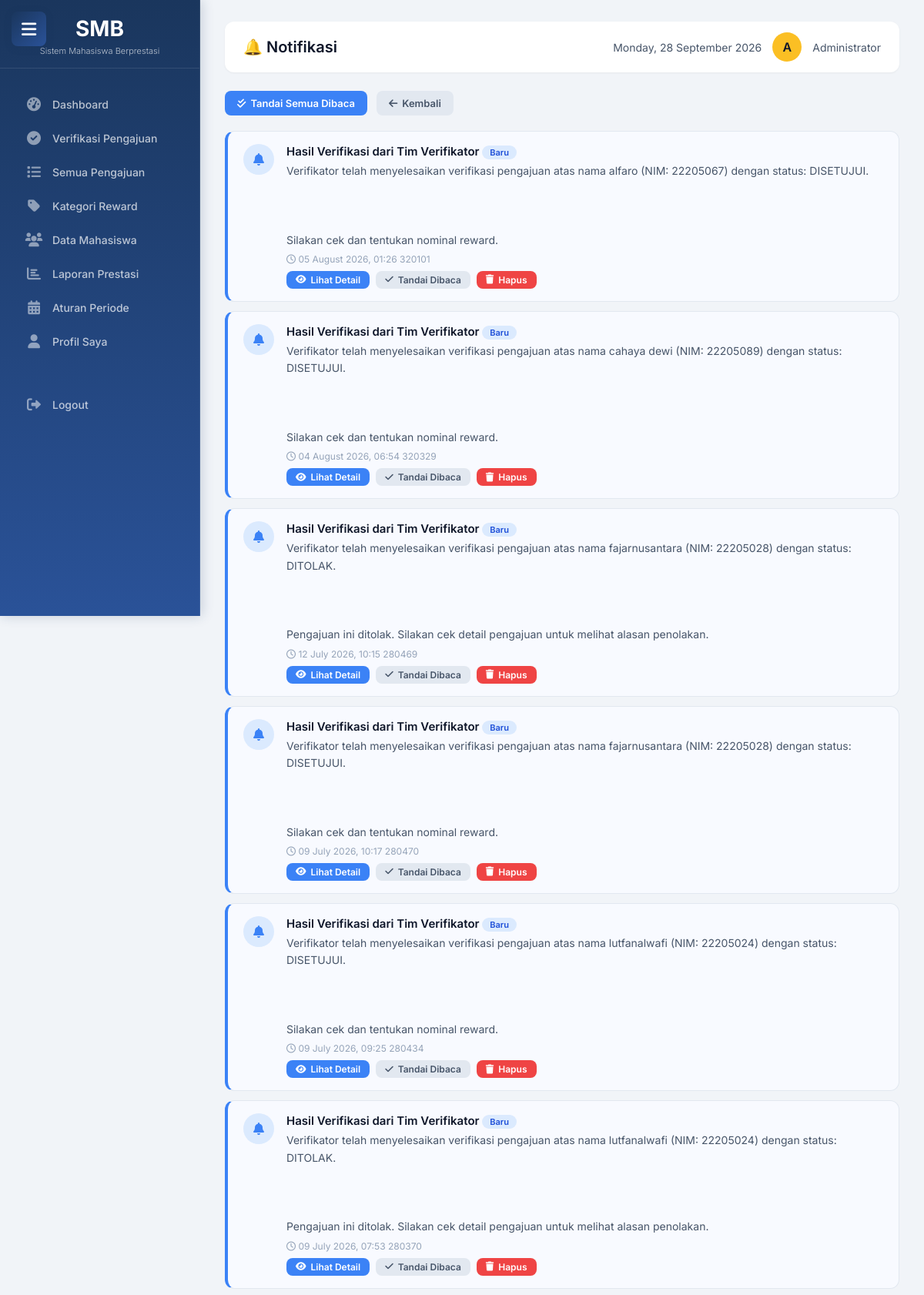
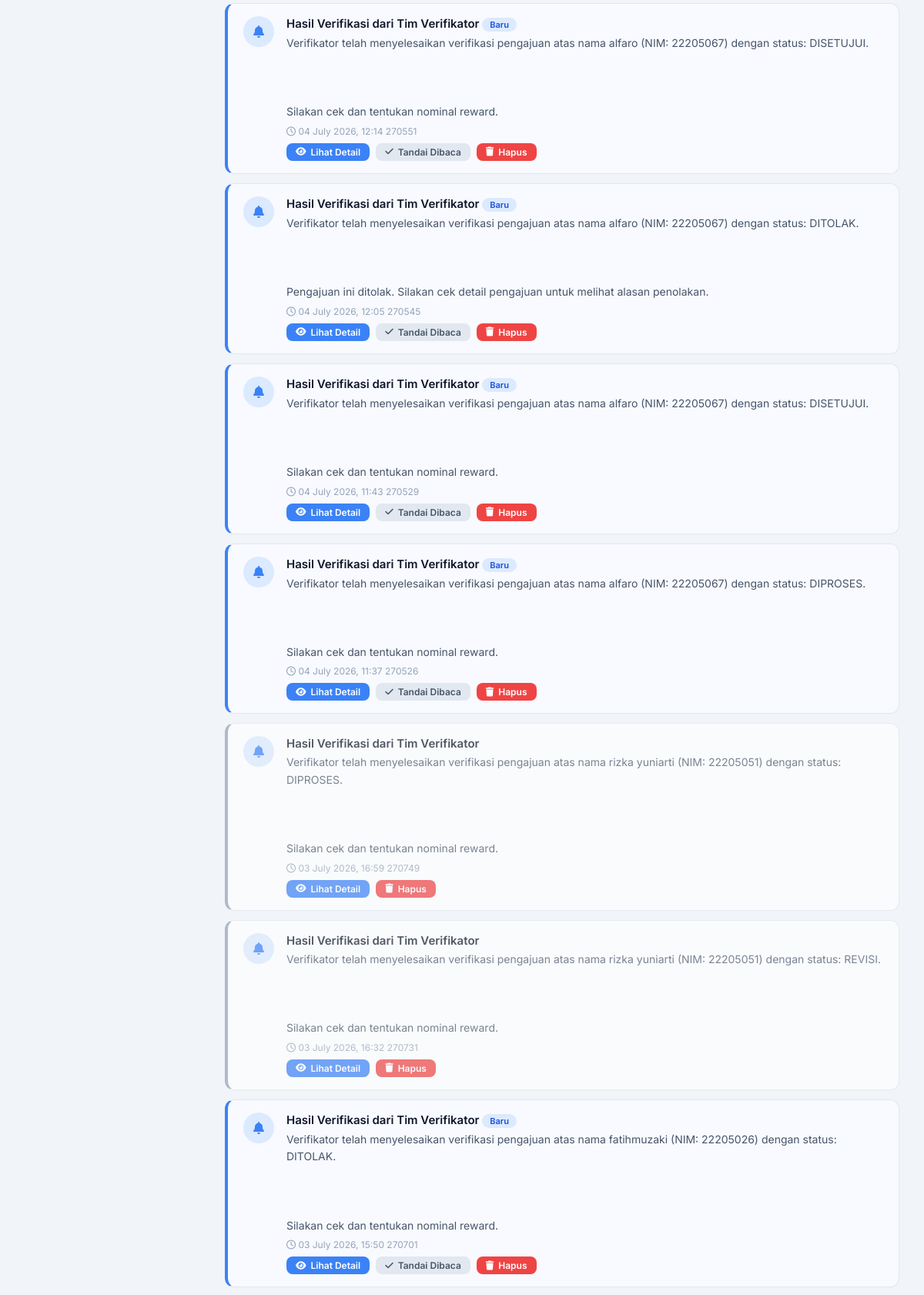
The page /admin/notifikasi.php (signed in, upper part) on the database its author committed (2 pictures, top to bottom).
### tables this page shows
CREATE TABLE `notifikasi` (
  `id` int NOT NULL,
  `user_id` int NOT NULL,
  `role` varchar(50) NOT NULL,
  `judul` varchar(255) NOT NULL,
  `pesan` text NOT NULL,
  `link` varchar(255) DEFAULT NULL,
  `is_read` tinyint DEFAULT '0',
  `created_at` timestamp NULL DEFAULT CURRENT_TIMESTAMP
);

### admin/notifikasi.php (the view, shortened to what this page needs)
<?php
require_once '../config/database.php';
$nama = $_SESSION['nama'] ?? 'Admin';
$query = "SELECT * FROM notifikasi WHERE role = 'admin' ORDER BY created_at DESC";
$result = mysqli_query($conn, $query);
$total_notif = mysqli_num_rows($result);
include 'includes/sidebar.php';
?>
<!DOCTYPE html>
<html lang="id">
<head>
    <link rel="stylesheet" href="https://cdnjs.cloudflare.com/ajax/libs/font-awesome/6.0.0-beta3/css/all.min.css">
</head>
<body>
<div class="main-content">
    <div class="header">
        <h1>🔔 Notifikasi</h1>
        <div class="user">
            <span><?php echo date('l, d F Y'); ?></span>
            <div class="avatar"><?php echo strtoupper(substr($nama, 0, 1)); ?></div>
            <span><?php echo htmlspecialchars($nama); ?></span>
        </div>
    </div>
    <div class="btn-group-top">
        <?php if ($total_notif > 0): ?>
            <a href="?mark_all_read=1" class="btn btn-primary">
                <i class="fas fa-check-double"></i> Tandai Semua Dibaca
            </a>
        <?php endif; ?>
        <a href="verifikasi.php" class="btn btn-secondary">
            <i class="fas fa-arrow-left"></i> Kembali
        </a>
    </div>
    <?php if ($total_notif == 0): ?>
        <div class="empty-state">
            <div class="icon"><i class="fas fa-bell-slash"></i></div>
            <h3>Belum Ada Notifikasi</h3>
            <p>Notifikasi dari Tim Verifikator akan muncul di sini.</p>
        </div>
    <?php else: ?>
        <div class="notif-list">
            <?php while ($notif = mysqli_fetch_assoc($result)): ?>
                <div class="notif-item <?php echo $notif['is_read'] ? 'read' : 'unread'; ?>">
                    <div class="notif-icon">
                        <i class="fas fa-bell"></i>
                    </div>
                    <div class="notif-content">
                        <div class="notif-title">
                            <?php echo htmlspecialchars($notif['judul']); ?>
                            <?php if (!$notif['is_read']): ?>
                                <span class="badge badge-primary">Baru</span>
                            <?php endif; ?>
                        </div>
                        <div class="notif-pesan"><?php echo nl2br(htmlspecialchars($notif['pesan'])); ?></div>
                        <div class="notif-time">
                            <i class="far fa-clock"></i> <?php echo date('d F Y, H:i WIB', strtotime($notif['created_at'])); ?>
                        </div>
                        <div class="notif-actions">
                            <?php if ($notif['link']): ?>
                                <a href="<?php echo $notif['link']; ?>" class="btn btn-primary btn-sm">
                                    <i class="fas fa-eye"></i> Lihat Detail
                                </a>
                            <?php endif; ?>
                            <?php if (!$notif['is_read']): ?>
                                <a href="?read=<?php echo $notif['id']; ?>" class="btn btn-secondary btn-sm">
                                    <i class="fas fa-check"></i> Tandai Dibaca
                                </a>
                            <?php endif; ?>
                            <a href="?delete=<?php echo $notif['id']; ?>" class="btn btn-danger btn-sm" onclick="hapusNotif(event, this.href)">
                                <i class="fas fa-trash"></i> Hapus
                            </a>
                        </div>
                    </div>
                </div>
            <?php endwhile; ?>
        </div>
    <?php endif; ?>
</div>
</body>
</html>

### admin/includes/sidebar.php (style rules this page uses)
* { margin: 0; padding: 0; box-sizing: border-box; }
body { font-family: 'Segoe UI', system-ui, sans-serif; background: #f4f6f9; color: #1a1a1a; }
.main-content { margin-left: 260px; padding: 30px 35px; min-height: 100vh; transition: margin-left 0.3s ease; }

### admin/notifikasi.php (style rules this page uses)
* { margin: 0; padding: 0; box-sizing: border-box; }
body { font-family: 'Inter', sans-serif; background: #f1f4f8; display: flex; min-height: 100vh; }
.main-content { margin-left: 260px; padding: 28px 32px; width: 100%; min-height: 100vh; }
.header { display: flex; justify-content: space-between; align-items: center; background: white; padding: 14px 24px; border-radius: 12px; box-shadow: 0 1px 3px rgba(0,0,0,0.05); margin-bottom: 24px; }
.header h1 { font-size: 20px; font-weight: 600; color: #0f172a; }
.header .user { display: flex; align-items: center; gap: 14px; font-size: 14px; color: #475569; }
.header .user .avatar { width: 38px; height: 38px; background: #fbbf24; border-radius: 50%; display: flex; align-items: center; justify-content: center; font-weight: 600; color: #0f172a; font-size: 16px; }
.btn { padding: 8px 16px; border-radius: 8px; font-weight: 600; font-size: 13px; border: none; cursor: pointer; transition: 0.2s; text-decoration: none; display: inline-flex; align-items: center; gap: 6px; }
.btn-primary { background: #3b82f6; color: white; }
.btn-secondary { background: #e2e8f0; color: #475569; }
.btn-danger { background: #ef4444; color: white; }
.btn-sm { padding: 4px 12px; font-size: 12px; }
.notif-list { display: flex; flex-direction: column; gap: 12px; }
.notif-item { display: flex; align-items: flex-start; gap: 16px; background: white; padding: 16px 20px; border-radius: 12px; border: 1px solid #e2e8f0; transition: 0.2s; }
.notif-item.unread { border-left: 4px solid #3b82f6; background: #f8faff; }
.notif-item.read { border-left: 4px solid #94a3b8; opacity: 0.7; }
.notif-icon { width: 40px; height: 40px; background: #dbeafe; border-radius: 50%; display: flex; align-items: center; justify-content: center; color: #3b82f6; flex-shrink: 0; }
.notif-content { flex: 1; }
.notif-title { font-weight: 600; color: #0f172a; font-size: 15px; }
.notif-pesan { font-size: 14px; color: #475569; margin-top: 4px; line-height: 1.6; white-space: pre-wrap; }
.notif-time { font-size: 12px; color: #94a3b8; margin-top: 6px; }
.notif-actions { display: flex; gap: 8px; margin-top: 8px; flex-wrap: wrap; }
.badge { display: inline-block; padding: 2px 10px; border-radius: 20px; font-size: 11px; font-weight: 600; }
.badge-primary { background: #dbeafe; color: #1d4ed8; }
.btn-group-top { display: flex; gap: 12px; margin-bottom: 20px; flex-wrap: wrap; }

### rows shown on the page
notifikasi: judul "Hasil Verifikasi dari Tim Verifikator", is_read "Baru", pesan "Verifikator telah menyelesaikan verifikasi pengajuan atas nama alfaro (NIM: 22205067) dengan status: DISETUJUI. Silakan cek dan tentukan nominal reward.", created_at "05 August 2026, 01:26 320101"
notifikasi: judul "Hasil Verifikasi dari Tim Verifikator", is_read "Baru", pesan "Verifikator telah menyelesaikan verifikasi pengajuan atas nama cahaya dewi (NIM: 22205089) dengan status: DISETUJUI. Silakan cek dan tentukan nominal reward.", created_at "04 August 2026, 06:54 320329"
notifikasi: judul "Hasil Verifikasi dari Tim Verifikator", is_read "Baru", pesan "Verifikator telah menyelesaikan verifikasi pengajuan atas nama fajarnusantara (NIM: 22205028) dengan status: DITOLAK. Pengajuan ini ditolak. Silakan cek detail pengajuan untuk melihat alasan penolakan.", created_at "12 July 2026, 10:15 280469"
notifikasi: judul "Hasil Verifikasi dari Tim Verifikator", is_read "Baru", pesan "Verifikator telah menyelesaikan verifikasi pengajuan atas nama fajarnusantara (NIM: 22205028) dengan status: DISETUJUI. Silakan cek dan tentukan nominal reward.", created_at "09 July 2026, 10:17 280470"
notifikasi: judul "Hasil Verifikasi dari Tim Verifikator", is_read "Baru", pesan "Verifikator telah menyelesaikan verifikasi pengajuan atas nama lutfanalwafi (NIM: 22205024) dengan status: DISETUJUI. Silakan cek dan tentukan nominal reward.", created_at "09 July 2026, 09:25 280434"
notifikasi: judul "Hasil Verifikasi dari Tim Verifikator", is_read "Baru", pesan "Verifikator telah menyelesaikan verifikasi pengajuan atas nama lutfanalwafi (NIM: 22205024) dengan status: DITOLAK. Pengajuan ini ditolak. Silakan cek detail pengajuan untuk melihat alasan penolakan.", created_at "09 July 2026, 07:53 280370"
notifikasi: judul "Hasil Verifikasi dari Tim Verifikator", is_read "Baru", pesan "Verifikator telah menyelesaikan verifikasi pengajuan atas nama alfaro (NIM: 22205067) dengan status: DISETUJUI. Silakan cek dan tentukan nominal reward.", created_at "04 July 2026, 12:14 270551"
notifikasi: judul "Hasil Verifikasi dari Tim Verifikator", is_read "Baru", pesan "Verifikator telah menyelesaikan verifikasi pengajuan atas nama alfaro (NIM: 22205067) dengan status: DITOLAK. Pengajuan ini ditolak. Silakan cek detail pengajuan untuk melihat alasan penolakan.", created_at "04 July 2026, 12:05 270545"
notifikasi: judul "Hasil Verifikasi dari Tim Verifikator", is_read "Baru", pesan "Verifikator telah menyelesaikan verifikasi pengajuan atas nama alfaro (NIM: 22205067) dengan status: DISETUJUI. Silakan cek dan tentukan nominal reward.", created_at "04 July 2026, 11:43 270529"
notifikasi: judul "Hasil Verifikasi dari Tim Verifikator", is_read "Baru", pesan "Verifikator telah menyelesaikan verifikasi pengajuan atas nama alfaro (NIM: 22205067) dengan status: DIPROSES. Silakan cek dan tentukan nominal reward.", created_at "04 July 2026, 11:37 270526"
notifikasi: judul "Hasil Verifikasi dari Tim Verifikator", pesan "Verifikator telah menyelesaikan verifikasi pengajuan atas nama rizka yuniarti (NIM: 22205051) dengan status: DIPROSES. Silakan cek dan tentukan nominal reward.", created_at "03 July 2026, 16:59 270749"
notifikasi: judul "Hasil Verifikasi dari Tim Verifikator", pesan "Verifikator telah menyelesaikan verifikasi pengajuan atas nama rizka yuniarti (NIM: 22205051) dengan status: REVISI. Silakan cek dan tentukan nominal reward.", created_at "03 July 2026, 16:32 270731"
notifikasi: judul "Hasil Verifikasi dari Tim Verifikator", is_read "Baru", pesan "Verifikator telah menyelesaikan verifikasi pengajuan atas nama fatihmuzaki (NIM: 22205026) dengan status: DITOLAK. Silakan cek dan tentukan nominal reward.", created_at "03 July 2026, 15:50 270701"

### other values the page prints
substr($nama, 0, 1) "A"
$nama "Administrator"
